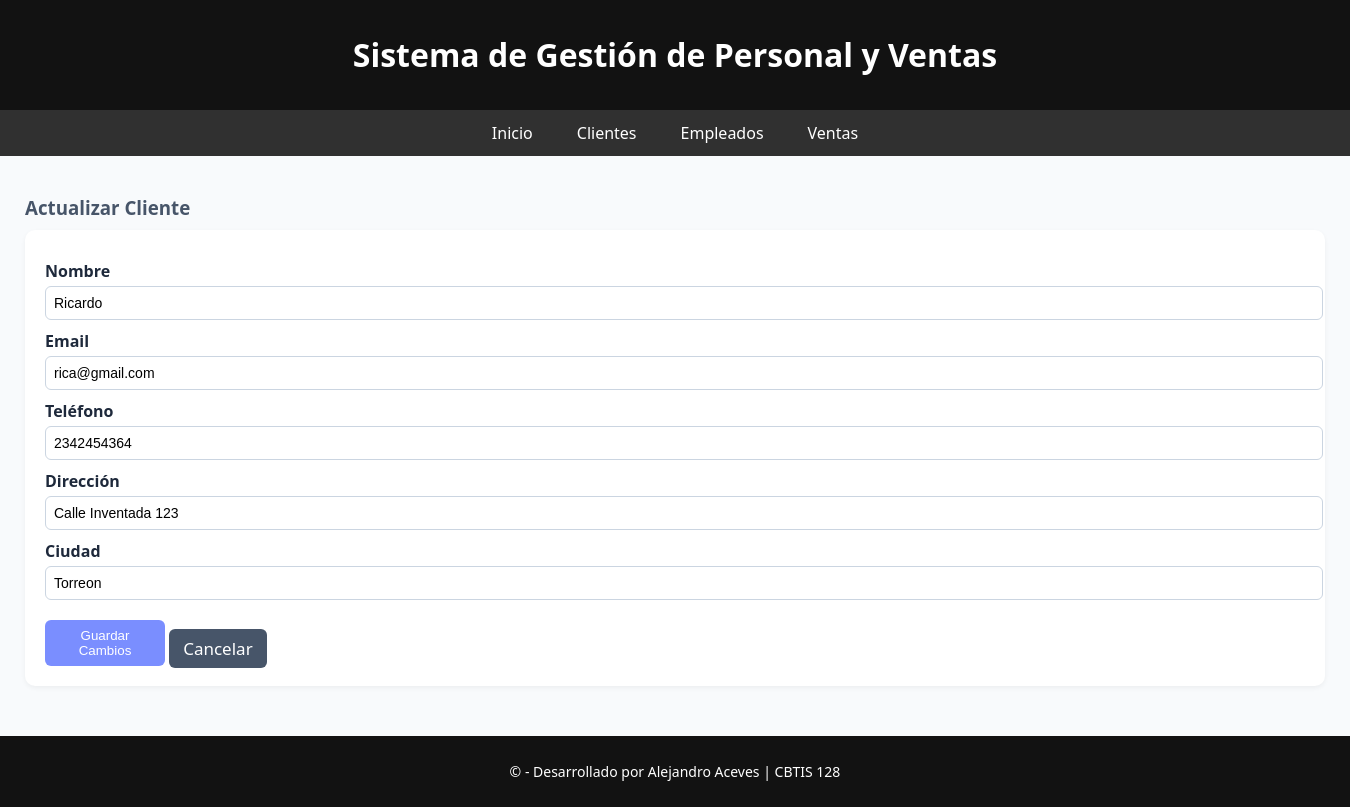
The page /clientes/actualizar/1/ on the database its author committed.
### app_instrumental/models.py (models this page shows, shortened)
class Cliente(models.Model):
    id_cliente = models.AutoField(primary_key=True)
    nombre = models.CharField(max_length=255)
    email = models.EmailField()
    telefono = models.CharField(max_length=20)
    direccion = models.CharField(max_length=255)
    ciudad = models.CharField(max_length=100)

### app_instrumental/views.py (the view, shortened to what this page needs)
# urls.py: path('clientes/actualizar/<int:id>/', views.actualizar_cliente, name='actualizar_cliente'),
def actualizar_cliente(request, id):
    cliente = get_object_or_404(Cliente, id_cliente=id)
    return render(request, 'clientes/actualizar_cliente.html', {'cliente': cliente})

### app_instrumental/templates/clientes/actualizar_cliente.html (shortened to what this page needs)
{% extends 'base.html' %}
{% block content %}
<h3>Actualizar Cliente</h3>
<form method="post" action="{% url 'actualizar_cliente' cliente.id_cliente %}">
  <label>Nombre</label><input name="nombre" value="{{ cliente.nombre }}">
  <label>Email</label><input type="email" name="email" value="{{ cliente.email }}">
  <label>Teléfono</label><input name="telefono" value="{{ cliente.telefono }}">
  <label>Dirección</label><input name="direccion" value="{{ cliente.direccion }}">
  <label>Ciudad</label><input name="ciudad" value="{{ cliente.ciudad }}">
  <button type="submit">Guardar Cambios</button>
  <a href="{% url 'ver_clientes' %}" class="btn btn-secondary">Cancelar</a>
</form>
{% endblock %}

### app_instrumental/static/css/styles.css (style rules this page uses)
html { height: 100%; }
body { font-family: 'Segoe UI', sans-serif; background-color: #f8fafc; color: #1e293b; margin: 0; padding: 0; display: flex; flex-direction: column; min-height: 100vh; }
a { color: #7a8eff; text-decoration: none; }
button, .btn { background-color: #7a8eff; color: white; padding: 8px 14px; border: none; border-radius: 6px; cursor: pointer; margin-top: 20px; position: relative; width: 120px; }
.btn-secondary { background-color: #475569; margin-top: 20px; }
a.btn { font-size: 17px; }
form { background: white; padding: 20px; border-radius: 10px; box-shadow: 0 2px 5px rgba(0,0,0,0.05); }
label { display: block; margin-top: 10px; font-weight: bold; }
input, select { width: 100%; padding: 8px; margin-top: 4px; border: 1px solid #cbd5e1; border-radius: 6px; font-size: 14px; }
h3 { margin-bottom: 10px; color: #475569; }

### rows shown on the page
Cliente: nombre "Ricardo", email "rica@gmail.com", telefono "2342454364", direccion "Calle Inventada 123", ciudad "Torreon"
